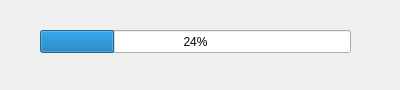
<?xml version="1.0" encoding="UTF-8"?>
<ui version="4.0">
 <class>myProgressBar</class>
 <widget class="QDialog" name="myProgressBar">
  <property name="geometry">
   <rect>
    <x>0</x>
    <y>0</y>
    <width>400</width>
    <height>90</height>
   </rect>
  </property>
  <property name="windowTitle">
   <string>Формирование отчёта</string>
  </property>
  <widget class="QProgressBar" name="progressBar">
   <property name="geometry">
    <rect>
     <x>40</x>
     <y>30</y>
     <width>311</width>
     <height>23</height>
    </rect>
   </property>
   <property name="value">
    <number>24</number>
   </property>
  </widget>
 </widget>
 <resources/>
 <connections/>
</ui>
